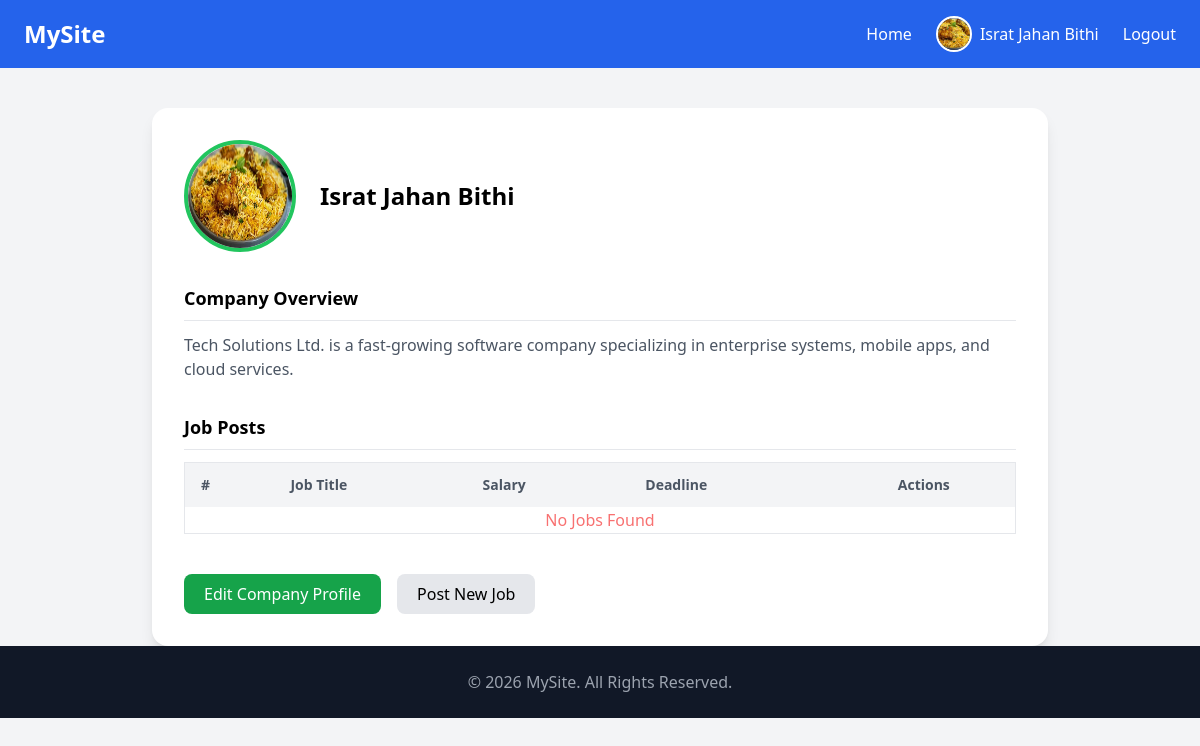
Before: /profile/ (signed in) with the older database file.
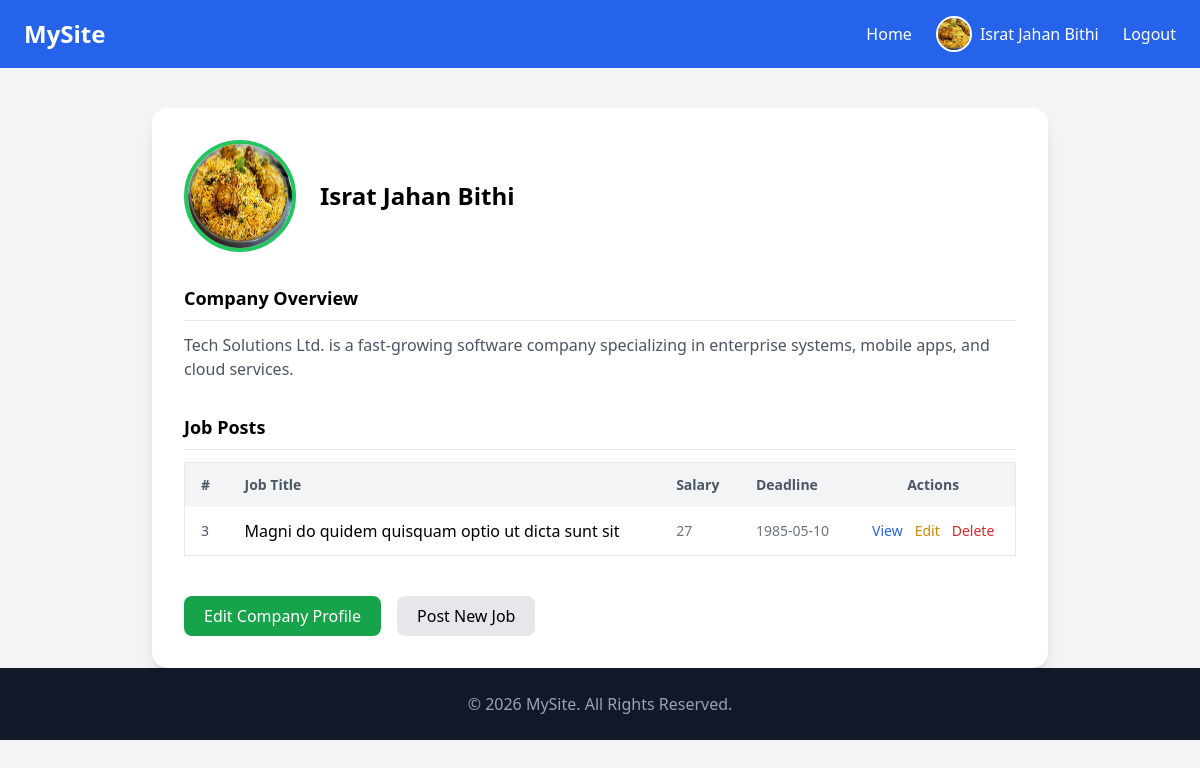
After: the same page with the newer database file.
### jobs/models.py (models this page shows, shortened)
class Job(models.Model):
    TYPE_CHOICES = (
        ('part_time', 'Part Time'),
        ('full_time', 'Full Time')
    )
    recruiter = models.ForeignKey(RecruiterProfile, on_delete=models.CASCADE)
    title  = models.CharField(max_length=50)
    description = models.TextField()
    openings = models.IntegerField()
    salary = models.IntegerField()
    job_type = models.CharField(max_length=40, choices=TYPE_CHOICES)
    location = models.CharField(max_length=50)
    deadline = models.DateField()
    created_at = models.DateTimeField(auto_now_add=True)

### accounts/views.py (the view)
# urls.py: path('profile/', views.profile, name='profile'),
@login_required
def profile(request):
    if request.user.role == 'recruiter':
        jobs = Job.objects.filter(recruiter = request.user.recruiterprofile )
    else:
        jobs = Job.objects.none()
    context = {
            'jobs':jobs
        }
    return render(request, 'accounts/profile.html', context)

### templates/accounts/profile.html (shortened to what the changed rows need)
{% extends 'base.html' %}
{% block content %}
{% if request.user.is_authenticated %}
{% if request.user.role == 'job_seeker' %}
<div class="max-w-4xl mx-auto mt-10 bg-white shadow-lg rounded-2xl p-8 mb-4">
    <div class="flex items-center gap-6">
        <img src="{{ request.user.profile_picture.url }}" class="w-28 h-28 rounded-full border-4 border-blue-500">
        <div>
            <h2 class="text-2xl font-bold">{{ request.user.get_full_name }}</h2>
            <p class="text-gray-600">Username: {{ request.user.username}} </p>
        </div>
    </div>
    <div class="mt-8">
        <h3 class="text-lg font-semibold border-b pb-2">Bio</h3>
        <p class="text-gray-600 mt-3">
            Passionate frontend developer with strong knowledge of HTML, CSS, Tailwind,
            JavaScript, and React. Looking for opportunities to build modern web apps.
        </p>
    </div>
    <div class="mt-8">
        <h3 class="text-lg font-semibold border-b pb-2">Skills</h3>
        <div class="flex flex-wrap gap-3 mt-3">
            <span class="px-3 py-1 bg-blue-100 text-blue-600 rounded-full text-sm">HTML</span>
            <span class="px-3 py-1 bg-blue-100 text-blue-600 rounded-full text-sm">CSS</span>
            <span class="px-3 py-1 bg-blue-100 text-blue-600 rounded-full text-sm">Tailwind</span>
            <span class="px-3 py-1 bg-blue-100 text-blue-600 rounded-full text-sm">JavaScript</span>
            <span class="px-3 py-1 bg-blue-100 text-blue-600 rounded-full text-sm">React</span>
        </div>
    </div>
    <div class="mt-10 flex gap-4">
        <button class="px-5 py-2 bg-blue-600 text-white rounded-lg hover:bg-blue-700">
            Edit Profile
        </button>
        <button class="px-5 py-2 bg-gray-200 rounded-lg hover:bg-gray-300">
            Download CV
        </button>
    </div>
</div>
{% else %}
<div class="max-w-4xl mx-auto mt-10 bg-white shadow-lg rounded-2xl p-8">
    <div class="flex items-center gap-6">
        <div>
            <h2 class="text-2xl font-bold">{{ request.user.get_full_name }}</h2>
        </div>
    </div>
    <div class="mt-8">
        <div class="mt-3 space-y-3">
            <div class="overflow-x-auto">
                <table class="min-w-full bg-white border border-gray-200 rounded-lg">
                    <thead class="bg-gray-100">
                        <tr>
                            <th class="py-3 px-4 text-left text-sm font-semibold text-gray-600">#</th>
                            <th class="py-3 px-4 text-left text-sm font-semibold text-gray-600">Job Title</th>
                            <th class="py-3 px-4 text-left text-sm font-semibold text-gray-600">Salary</th>
                            <th class="py-3 px-4 text-left text-sm font-semibold text-gray-600">Deadline</th>
                            <th class="py-3 px-4 text-center text-sm font-semibold text-gray-600">Actions</th>
                        </tr>
                    </thead>
                    <tbody class="divide-y divide-gray-200">
                        {% for job in jobs %}
                        <tr class="hover:bg-gray-50">
                            <td class="py-3 px-4 text-sm text-gray-600">{{ job.id }}</td>
                            <td class="py-3 px-4 font-medium">{{ job.title }}</td>
                            <td class="py-3 px-4 text-sm text-gray-500">{{ job.salary }}</td>
                            <td class="py-3 px-4 text-sm text-gray-500">{{ job.deadline|date:'Y-m-d'}}</td>
                            <td class="py-3 px-4">
                                <div class="flex justify-center gap-3 text-sm">
                                    <a href="#" class="text-blue-600 hover:underline">View</a>
                                    <a href="{% url 'update_job' job.id %}"
                                        class="text-yellow-600 hover:underline">Edit</a>
                                    <a href="{% url 'delete_job' job.id %}"
                                        class="text-red-600 hover:underline">Delete</a>
                                </div>
                            </td>
                        </tr>
                        {% empty %}
                        <tr class="text-center text-red-400">
                            <td colspan="5">No Jobs Found</td>
                        </tr>
                        {% endfor %}
                    </tbody>
                </table>
            </div>
        </div>
    </div>
</div>
{% endif %}
{% endif %}
{% endblock %}

Changed rows visible on the page:
added Job: id "3", title "Magni do quidem quisquam optio ut dicta sunt sit", salary "27", deadline "1985-05-10"
Other visible differences:
text no longer shown: "No Jobs Found"
